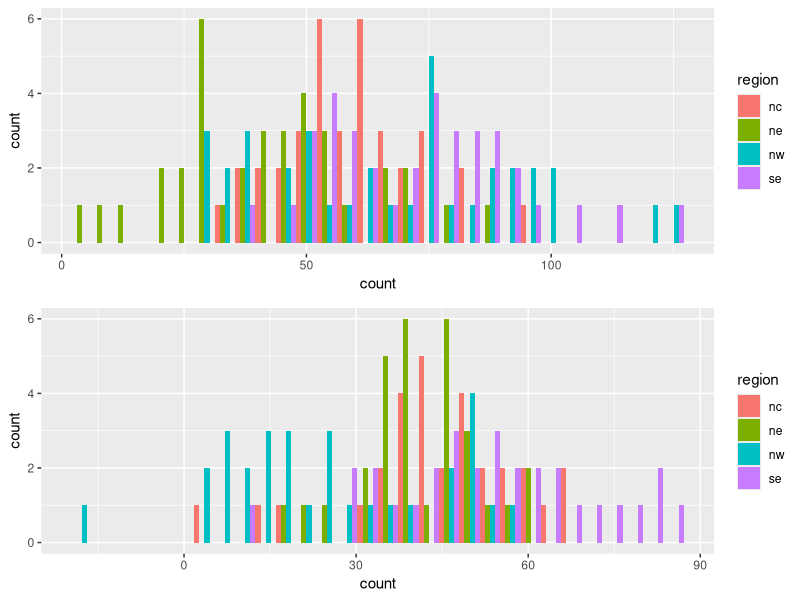

Here is the R script that generated this plot:
# simulate differences in treatments
library(ggplot2)
library(gridExtra)
#we'd expect counts of bird abundance to follow a poison distribution....I suppose anyway

raillist <- list()
region <- c("nw","nc","ne","se")

for(i in region){
    lambdae <- runif(min=30, max=70, n=2)
    lambdal <- runif(min=20, max=50, n=2)
    dat <- as.data.frame(rnorm(18*2, mean=lambdae[[1]],sd=lambdae[[2]]*.5))  
      dat$region <- i
      dat$treat <- "early"
      datl <- as.data.frame(rnorm(15*2,mean=lambdal[[1]], sd=lambdal[[2]]*.5))
      datl$region <- i
      datl$treat <- "late"
      colnames(datl) <- colnames(dat)
      r <- rbind(dat, datl)
      colnames(r) <- c("count","region","treat")
    raillist[[i]] <- r
}

railbf <-do.call(rbind,raillist) 

ducklist <- list()
region <- c("nw","nc","ne","se")

for(i in region){
  lambdae <- runif(min=150, max=200, n=2)
  lambdal <- runif(min=140, max=190, n=2)
  dat <- as.data.frame(rnorm(20*2, mean=lambdae[[1]], sd=.25*lambdae[[2]]))  
  dat$region <- i
  dat$treat <- "early"
  datl <- as.data.frame(rnorm(42*2,mean=lambdal[[1]], sd=.25*lambdal[[2]]))
  datl$region <- i
  datl$treat <- "late"
  colnames(datl) <- colnames(dat)
  r <- rbind(dat, datl)
  colnames(r) <- c("count","region","treat")
  ducklist[[i]] <- r
}

duckbf <-do.call(rbind,ducklist) 


rlm <- lm(count ~ treat+region , data=railbf)
dlm <- lm(count ~ treat+region , data=duckbf)

rl <- ggplot(railbf[railbf$treat=="late",])+
  geom_histogram(aes(x=count, group=region, fill=region),stat="bin",position="dodge")
re <- ggplot(railbf[railbf$treat=="early",])+
  geom_histogram(aes(x=count, group=region, fill=region),stat="bin",position="dodge")

d <- ggplot(duckbf)+
  geom_histogram(aes(x=count, group=treat, fill=treat),stat="bin", position="dodge")


grid.arrange(re,rl, ncol=1)
summary(rlm)
summary(dlm)
